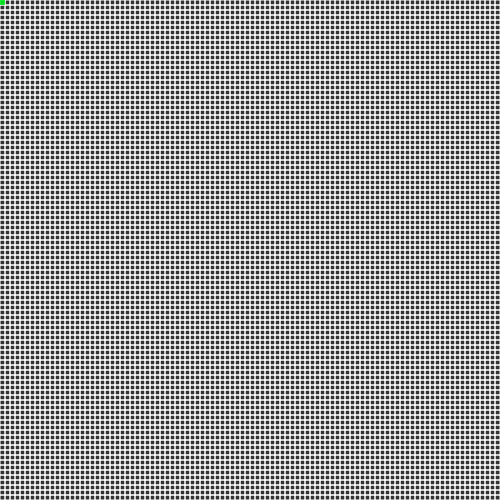
Frame 1 (no input)
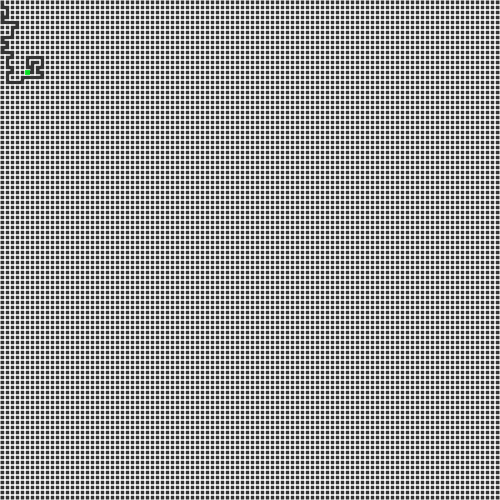
Frame 60 (no input)
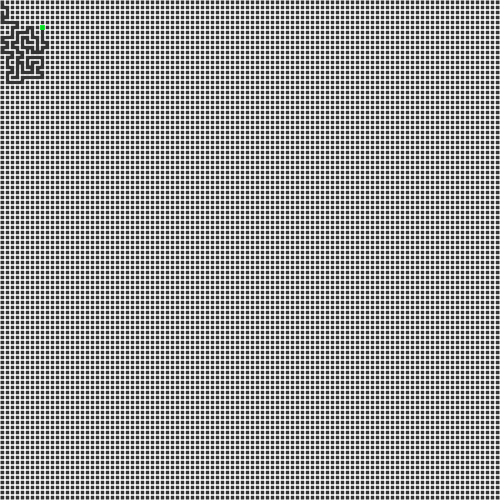
Frame 120 (the mouse pressed at the canvas centre since frame 60)

The p5.js sketch that drew these frames (run headless with seeded random() and noise() and a simulated clock; from frame 60 on, the mouse is pressed at the canvas centre):

// p5.js sketch
// ── sketch.js
var w = 5;
var cols;
var rows;
var grid = []
var current;
var current2;
var stack = []
var stack2 = []
var totalnotvisited = 0;
function setup()
{
	createCanvas(500,500);
	cols  = floor(width/w);
	rows  = floor(height/w);
	for(var j = 0;j<rows;j++)
	{
		for(var i = 0;i<cols;i++)
		{
			cell = new Cell(i,j);
			grid.push(cell);
		}
	}
	current = grid[0];
	current2 = grid[0];
}


function index(i,j)
{
	if(i < 0 || j < 0 || i > cols -1 || j > rows-1 )
	{
		return -1;
	}
	var index = i + j * cols;
	return index;
}
function draw()
{
	background(51);

	if(current2.i == cols-1 && current2.j == rows-1)
	{
		noLoop();
	}
	for( var i =0;i<stack2.length;i++)
	{
		stack2[i].highlight(1);

		stack2[0].highlight(3);
	}
	totalnotvisited = 0;
	for(var i =0; i<grid.length;i++)
	{
		grid[i].show();
		if(!grid[i].visited)
		{
			totalnotvisited++;
		}
	}
	

	if(totalnotvisited != 0)
	{
		mazeGenerate();
	}
	else
	{

		Solvemaze();
	}


}

function Solvemaze()
{
	current2.visited2 = true;
	current2.highlight(2);
	//step 1
	var next = current2.checkNeigborswalls();
	if(next)
	{
		next.visited2 = true;
	 	//step 2
	 	stack2.push(current2);
	 	current2.highlight(2);
	 	//step 3
	 	current2  = next;
	 }
	 else if(stack2.length> 0 )
	 {
	 	current2 = stack2.pop();
	 	current2.highlight(1)
	 }


	}
	function mazeGenerate()
	{


		current.visited = true;
		current.highlight(1);
	//step 1
	var next = current.checkNeigbors();
	if(next)
	{
		next.visited = true;
	 	//step 2
	 	stack.push(current);
	 	//step 3
	 	removeWalls(current,next);
	 	//step 4
	 	current  = next;
	 }
	 else if(stack.length> 0 )
	 {
	 	current = stack.pop();
	 }


	}

	function removeWalls(a, b)
	{
		var x = a.i - b.i;
		var y = a.j - b.j;

		if(x === 1)
		{
			a.walls[3] = false;
			b.walls[1] = false;
		}
		else if(x === -1)
		{
			a.walls[1] = false;
			b.walls[3] = false;
		}

		if(y === 1)
		{
			a.walls[0] = false;
			b.walls[2] = false;
		}
		else if(y === -1)
		{
			a.walls[2] = false;
			b.walls[0] = false;
		}
	}
// ── Cell.js

function Cell(i,j)
{
	this.i = i;
	this.j = j;
	this.walls = [true, true, true, true];
	this.visited = false;
	this.visited2 = false;


	this.highlight = function(ch)
	{
		var x = this.i*(w);
		var y = this.j*(w);
		noStroke();
		if(ch ==1)
		{

		fill(0,244,32,220);
		}
		if(ch ==3)
		{

		fill(255,0,3,220);
		}
		if(ch ==2)
		{
		fill(0,0,232,220);

		}
		rect(x,y,w,w);
	}

	this.checkNeigbors = function()
	{
		var neighbors = [];
		var top    = grid[index( i    , j - 1 )]
		var right  = grid[index( i + 1, j     )]
		var bottom = grid[index( i    , j + 1 )]
		var left   = grid[index( i - 1, j     )]
		if(top &&!top.visited)
		{
			neighbors.push(top);	
		}
		if(right &&!right.visited)
		{
			neighbors.push(right);	
		}
		if(bottom &&!bottom.visited)
		{
			neighbors.push(bottom);	
		}
		if(left &&!left.visited)
		{
			neighbors.push(left);	
		}

		if(neighbors.length > 0)
		{
			var r  = floor(random(0,neighbors.length))
			return neighbors[r];
		}
		else
		{
			return undefined;
		}
	}


	this.checkNeigborswalls = function()
	{

		var neighbors = [];
		var top    = grid[index( i    , j - 1 )]
		var right  = grid[index( i + 1, j     )]
		var bottom = grid[index( i    , j + 1 )]
		var left   = grid[index( i - 1, j     )]
		if(top &&!top.visited2 && !top.walls[2])
		{
			neighbors.push(top);	
		}
		if(right &&!right.visited2 && !right.walls[3])
		{
			neighbors.push(right);	
		}
		if(bottom &&!bottom.visited2 && !bottom.walls[0])
		{
			neighbors.push(bottom);	
		}
		if(left &&!left.visited2 && !left.walls[1])
		{
			neighbors.push(left);	
		}

		if(neighbors.length > 0)
		{
			var r  = floor(random(0,neighbors.length))
			return neighbors[r];
		}
		else
		{
			return undefined;
		}
	
	}

	this.show = function()
	 { 
		var x = this.i*w;
		var y = this.j*w;
		fill(255);
		stroke(255);
		strokeWeight(1);
		if(this.walls[0])
		{
			line(x  , y  ,  x+w, y  );
		}
		if(this.walls[1])
		{
			line(x+w, y  ,  x+w, y+w);
		}
		if(this.walls[2])

		{
			line(x+w, y+w,  x  , y+w);
		}
		if(this.walls[3])
		{
		line(x  , y+w,  x  , y  );
		}

		// if(this.visited)
		// {
		// 	noStroke();
		// 	fill(255,0,255,100);
		// 	rect(x,y,w,w);

		// }
	}
}
